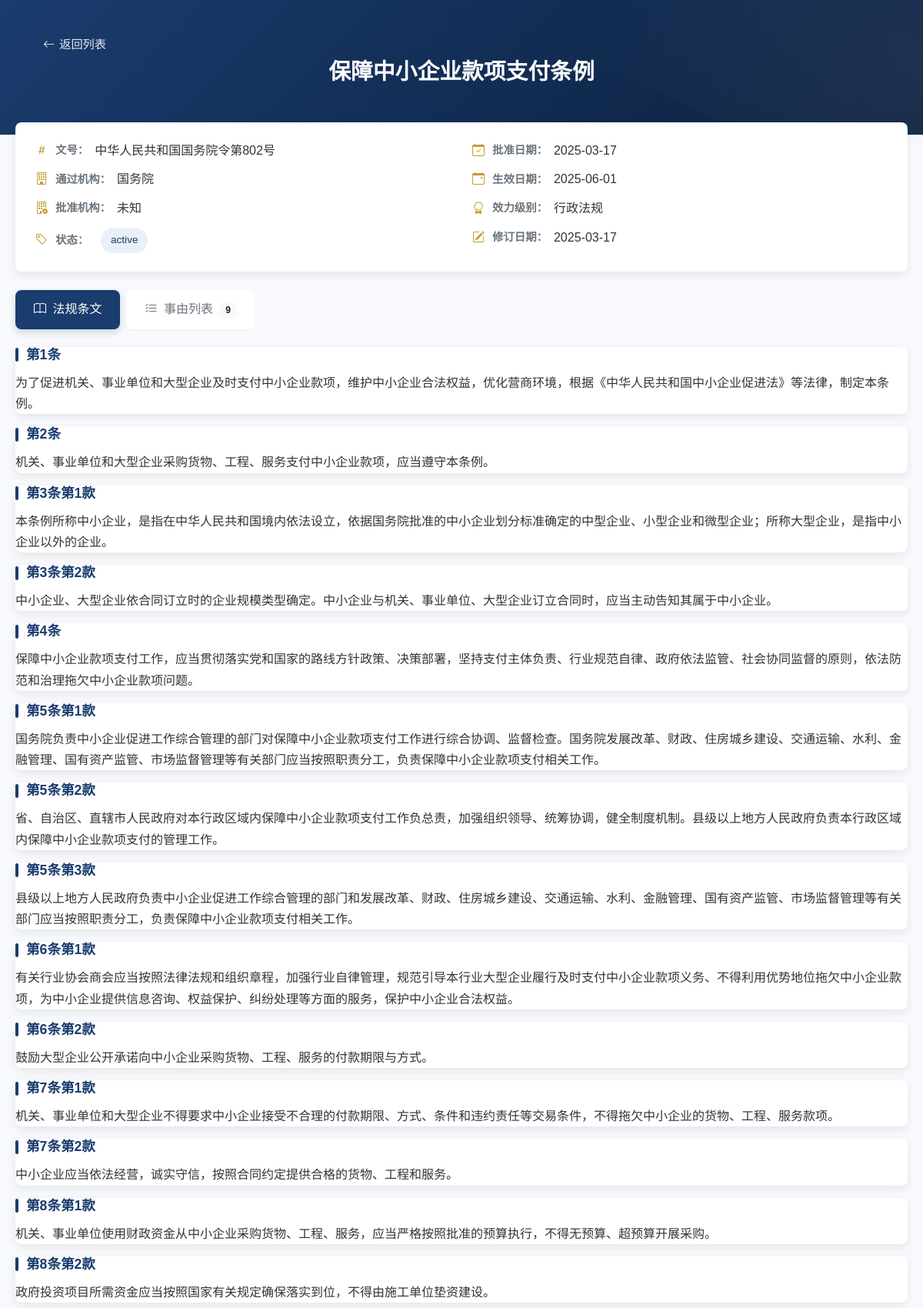
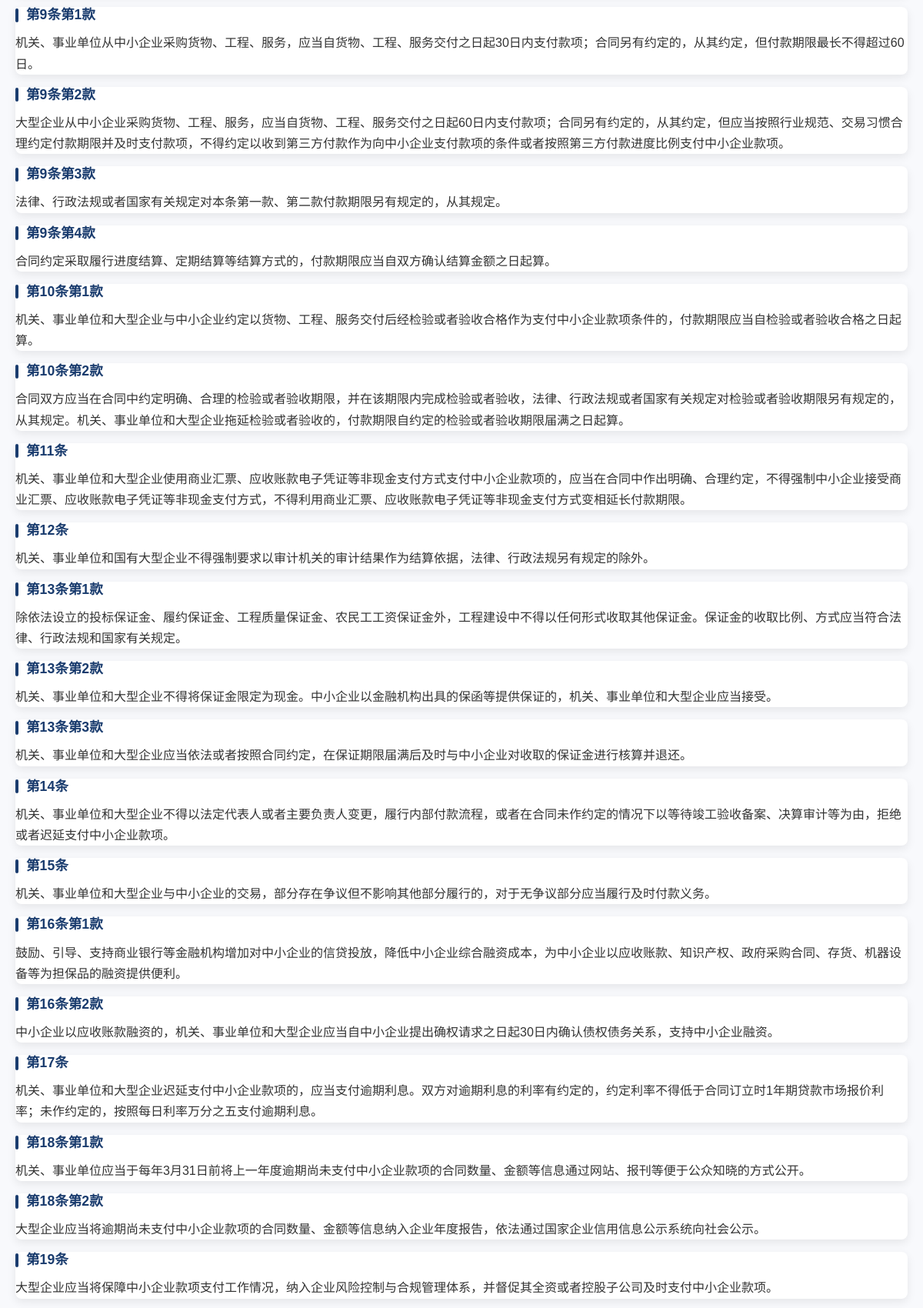
Screenshot of /regulations/16 (upper part) with the database file from the repository (2 pictures, top to bottom).
### models.py (models this page shows)
class LegalRegulation(db.Model):
    id = db.Column(db.Integer, primary_key=True)
    name = db.Column(db.String(200), nullable=False, unique=True)  # 法规名称
    document_number = db.Column(db.String(100))  # 文号
    issued_by = db.Column(db.String(100))  # 通过机构
    approved_by = db.Column(db.String(100))  # 批准机构
    issued_date = db.Column(db.DateTime)  # 批准日期
    effective_date = db.Column(db.DateTime)  # 生效日期
    revision_date = db.Column(db.DateTime)  # 修订日期
    hierarchy_level = db.Column(db.String(50))  # 效力级别
    province = db.Column(db.String(50))  # 省
    city = db.Column(db.String(50))  # 市
    status = db.Column(db.String(20), default='active')  # 状态：active, archived
    structures = relationship('LegalStructure', back_populates='regulation', cascade='all, delete-orphan')
    causes = relationship('LegalCause', back_populates='regulation', cascade='all, delete-orphan')

class LegalStructure(db.Model):
    id = db.Column(db.Integer, primary_key=True)
    regulation_id = db.Column(db.Integer, db.ForeignKey('legal_regulation.id'), nullable=False)
    article = db.Column(db.Integer)  # 条
    paragraph = db.Column(db.Integer)  # 款
    item = db.Column(db.Integer)  # 项
    section = db.Column(db.Integer)  # 目
    content = db.Column(db.Text, nullable=False)
    original_text = db.Column(db.Text)  # 原始文本
    regulation = relationship('LegalRegulation', back_populates='structures')

### app.py (the view)
@app.route('/regulations/<int:regulation_id>')
def regulation_detail(regulation_id):
    regulation = LegalRegulation.query.get_or_404(regulation_id)
    structures = LegalStructure.query.filter_by(regulation_id=regulation_id).all()
    causes = LegalCause.query.filter_by(regulation_id=regulation_id).all()
    return render_template('regulations/detail.html',
                           regulation=regulation,
                           structures=structures,
                           causes=causes)

### app.py (called while the page is built)
@app.context_processor
def utility_processor():
    return {
        'get_punishment_count': get_punishment_count
    }

### templates/regulations/detail.html (shortened to what this page needs)
<!DOCTYPE html>
<html lang="zh">
<head>
    <link href="https://cdn.jsdelivr.net/npm/bootstrap@5.3.0/dist/css/bootstrap.min.css" rel="stylesheet">
    <link rel="stylesheet" href="https://cdn.jsdelivr.net/npm/bootstrap-icons@1.11.0/font/bootstrap-icons.css">
</head>
<body>
    <div class="header-wrapper">
        <div class="app-container">
            <div class="regulation-header">
                <a href="{% if request.args.get('source') == 'level' %}{{ url_for('regulations_by_level', level=request.args.get('level')) }}{% else %}{{ url_for('search_regulations') }}{% endif %}" class="back-button">
                    <i class="bi bi-arrow-left"></i> 返回列表
                </a>
                <h2 class="regulation-title text-center">{{ regulation.name }}</h2>
            </div>
        </div>
    </div>
    <div class="app-container">
        <div class="metadata-card">
            <div class="row metadata-row">
                <div class="col-md-6 metadata-col">
                    <div class="metadata-item">
                        <i class="bi bi-hash"></i>
                        <span class="info-label">文号：</span>
                        <span class="info-value">{{ regulation.document_number or '未知' }}</span>
                    </div>
                    <div class="metadata-item">
                        <i class="bi bi-building"></i>
                        <span class="info-label">通过机构：</span>
                        <span class="info-value">{{ regulation.issued_by or '未知' }}</span>
                    </div>
                    <div class="metadata-item">
                        <i class="bi bi-building-check"></i>
                        <span class="info-label">批准机构：</span>
                        <span class="info-value">{{ regulation.approved_by or '未知' }}</span>
                    </div>
                    <div class="metadata-item">
                        <i class="bi bi-tag"></i>
                        <span class="info-label">状态：</span>
                        <span class="info-value">
                            <span class="status-badge">{{ regulation.status }}</span>
                        </span>
                    </div>
                </div>
                <div class="col-md-6 metadata-col">
                    <div class="metadata-item">
                        <i class="bi bi-calendar-check"></i>
                        <span class="info-label">批准日期：</span>
                        <span class="info-value">{{ regulation.issued_date.strftime('%Y-%m-%d') if regulation.issued_date else '未知' }}</span>
                    </div>
                    <div class="metadata-item">
                        <i class="bi bi-calendar-event"></i>
                        <span class="info-label">生效日期：</span>
                        <span class="info-value">{{ regulation.effective_date.strftime('%Y-%m-%d') if regulation.effective_date else '未知' }}</span>
                    </div>
                    <div class="metadata-item">
                        <i class="bi bi-award"></i>
                        <span class="info-label">效力级别：</span>
                        <span class="info-value">{{ regulation.hierarchy_level or '未知' }}</span>
                    </div>
                    <div class="metadata-item">
                        <i class="bi bi-pencil-square"></i>
                        <span class="info-label">修订日期：</span>
                        <span class="info-value">{{ regulation.revision_date.strftime('%Y-%m-%d') if regulation.revision_date else '未知' }}</span>
                    </div>
                </div>
            </div>
        </div>
        <ul class="nav nav-tabs" id="regulationTabs">
            <li class="nav-item">
                <a class="nav-link active" id="articles-tab" data-bs-toggle="tab" href="#legal-articles">
                    <i class="bi bi-book me-1"></i> 法规条文
                </a>
            </li>
            <li class="nav-item">
                <a class="nav-link" id="causes-tab" data-bs-toggle="tab" href="#legal-causes">
                    <i class="bi bi-list-check me-1"></i> 事由列表
                    <span class="badge bg-light text-dark ms-1">{{ causes|length }}</span>
                </a>
            </li>
        </ul>
        <div class="tab-content">
            <div class="tab-pane fade show active" id="legal-articles">
                {% for structure in structures %}
                <div class="article-card">
                    <div class="card-body">
                        <h5 class="article-title">
                            {{ structure.original_text }}
                        </h5>
                        <p class="article-content">{{ structure.content }}</p>
                    </div>
                </div>
                {% endfor %}
            </div>
        </div>
    </div>
</body>
</html>

### templates/regulations/detail.html (style rules this page uses)
:root { --primary-color: #1a3c6e; --secondary-color: #f8f9fc; --accent-color: #c59c34; --dark-color: #2c3e50; --light-accent: #e9f0f7; --text-primary: #333333; --text-secondary: #6c757d; --border-radius: 8px; --card-shadow: 0 4px 12px rgba(0,0,0,0.08); --transition: all 0.3s ease; }
body { font-family: 'Microsoft YaHei', '微软雅黑', Arial, sans-serif; background-color: var(--secondary-color); color: var(--text-primary); line-height: 1.6; }
.app-container { max-width: 1200px; margin: 0 auto; padding: 0 20px; }
.back-button { display: inline-flex; align-items: center; color: rgba(255,255,255,0.9); text-decoration: none; font-weight: 500; font-size: 0.95rem; padding: 6px 12px; border-radius: var(--border-radius); transition: var(--transition); }
.back-button i { margin-right: 6px; }
.header-wrapper { background: linear-gradient(135deg, var(--primary-color) 0%, #0c203e 100%); position: relative; overflow: hidden; }
.header-wrapper::before { content: ''; position: absolute; top: -50%; right: -50%; width: 100%; height: 200%; background: radial-gradient(circle, rgba(255,255,255,0.07) 0%, rgba(255,255,255,0) 70%); transform: rotate(25deg); }
.regulation-header { color: white; padding: 2.5rem 1.5rem; border-radius: 0; position: relative; z-index: 1; }
.regulation-title { font-weight: 700; margin-bottom: 1.5rem; font-size: 1.8rem; }
.metadata-card { background: white; border-radius: var(--border-radius); box-shadow: var(--card-shadow); padding: 1.5rem; margin-top: -1rem; margin-bottom: 1.5rem; position: relative; z-index: 10; }
.metadata-item { display: flex; align-items: center; margin-bottom: 0.75rem; }
.metadata-item:last-child { margin-bottom: 0; }
.metadata-item i { color: var(--accent-color); margin-right: 8px; width: 20px; text-align: center; }
.status-badge { display: inline-block; padding: 0.35rem 0.8rem; font-size: 0.85rem; font-weight: 500; border-radius: 50px; background-color: var(--light-accent); color: var(--primary-color); margin-left: 8px; }
.nav-tabs { border: none; margin-bottom: 1.5rem; }
.nav-tabs .nav-item { margin-right: 0.5rem; }
.nav-tabs .nav-link { color: var(--text-secondary); border: none; padding: 0.8rem 1.5rem; font-weight: 500; border-radius: var(--border-radius); background-color: white; box-shadow: 0 1px 3px rgba(0,0,0,0.05); transition: var(--transition); }
.nav-tabs .nav-link.active { background-color: var(--primary-color); color: white; box-shadow: 0 4px 10px rgba(26, 60, 110, 0.2); }
.tab-content { background: transparent; border-radius: var(--border-radius); }
.article-card { background-color: white; border-radius: var(--border-radius); box-shadow: var(--card-shadow); margin-bottom: 1rem; transition: var(--transition); border: none; }
.article-title { font-weight: 600; color: var(--primary-color); margin-bottom: 0.75rem; font-size: 1.1rem; display: flex; align-items: center; }
.article-title::before { content: ''; display: inline-block; width: 4px; height: 18px; background-color: var(--primary-color); margin-right: 10px; border-radius: 4px; }
.article-content { color: var(--text-primary); line-height: 1.7; }
.info-label { font-weight: 600; color: var(--text-secondary); margin-right: 0.5rem; font-size: 0.9rem; }
.info-value { color: var(--text-primary); }

### rows the page displays
LegalRegulation: name "保障中小企业款项支付条例", document_number "中华人民共和国国务院令第802号", issued_by "国务院", approved_by "未知", status "active", issued_date "2025-03-17", effective_date "2025-06-01", hierarchy_level "行政法规", revision_date "2025-03-17"
LegalStructure: original_text "第1条", content "为了促进机关、事业单位和大型企业及时支付中小企业款项，维护中小企业合法权益，优化营商环境，根据《中华人民共和国中小企业促进法》等法律，制定本条例。"
LegalStructure: original_text "第2条", content "机关、事业单位和大型企业采购货物、工程、服务支付中小企业款项，应当遵守本条例。"
LegalStructure: original_text "第3条第1款", content "本条例所称中小企业，是指在中华人民共和国境内依法设立，依据国务院批准的中小企业划分标准确定的中型企业、小型企业和微型企业；所称大型企业，是指中小企业以外的企业。"
LegalStructure: original_text "第3条第2款", content "中小企业、大型企业依合同订立时的企业规模类型确定。中小企业与机关、事业单位、大型企业订立合同时，应当主动告知其属于中小企业。"
LegalStructure: original_text "第4条", content "保障中小企业款项支付工作，应当贯彻落实党和国家的路线方针政策、决策部署，坚持支付主体负责、行业规范自律、政府依法监管、社会协同监督的原则，依法防范和治理拖欠中小企业款项问题。"
LegalStructure: original_text "第5条第1款", content "国务院负责中小企业促进工作综合管理的部门对保障中小企业款项支付工作进行综合协调、监督检查。国务院发展改革、财政、住房城乡建设、交通运输、水利、金融管理、国有资产监管、市场监督管理等有关部门应当按照职责分工，负责保障中小企业款项支付相关工作。"
LegalStructure: original_text "第5条第2款", content "省、自治区、直辖市人民政府对本行政区域内保障中小企业款项支付工作负总责，加强组织领导、统筹协调，健全制度机制。县级以上地方人民政府负责本行政区域内保障中小企业款项支付的管理工作。"
LegalStructure: original_text "第5条第3款", content "县级以上地方人民政府负责中小企业促进工作综合管理的部门和发展改革、财政、住房城乡建设、交通运输、水利、金融管理、国有资产监管、市场监督管理等有关部门应当按照职责分工，负责保障中小企业款项支付相关工作。"
LegalStructure: original_text "第6条第1款", content "有关行业协会商会应当按照法律法规和组织章程，加强行业自律管理，规范引导本行业大型企业履行及时支付中小企业款项义务、不得利用优势地位拖欠中小企业款项，为中小企业提供信息咨询、权益保护、纠纷处理等方面的服务，保护中小企业合法权益。"
LegalStructure: original_text "第6条第2款", content "鼓励大型企业公开承诺向中小企业采购货物、工程、服务的付款期限与方式。"
LegalStructure: original_text "第7条第1款", content "机关、事业单位和大型企业不得要求中小企业接受不合理的付款期限、方式、条件和违约责任等交易条件，不得拖欠中小企业的货物、工程、服务款项。"
LegalStructure: original_text "第7条第2款", content "中小企业应当依法经营，诚实守信，按照合同约定提供合格的货物、工程和服务。"
LegalStructure: original_text "第8条第1款", content "机关、事业单位使用财政资金从中小企业采购货物、工程、服务，应当严格按照批准的预算执行，不得无预算、超预算开展采购。"
LegalStructure: original_text "第8条第2款", content "政府投资项目所需资金应当按照国家有关规定确保落实到位，不得由施工单位垫资建设。"
LegalStructure: original_text "第9条第1款", content "机关、事业单位从中小企业采购货物、工程、服务，应当自货物、工程、服务交付之日起30日内支付款项；合同另有约定的，从其约定，但付款期限最长不得超过60日。"
LegalStructure: original_text "第9条第2款", content "大型企业从中小企业采购货物、工程、服务，应当自货物、工程、服务交付之日起60日内支付款项；合同另有约定的，从其约定，但应当按照行业规范、交易习惯合理约定付款期限并及时支付款项，不得约定以收到第三方付款作为向中小企业支付款项的条件或者按照第三方付款进度比例支付中小企业款项。"
LegalStructure: original_text "第9条第3款", content "法律、行政法规或者国家有关规定对本条第一款、第二款付款期限另有规定的，从其规定。"
LegalStructure: original_text "第9条第4款", content "合同约定采取履行进度结算、定期结算等结算方式的，付款期限应当自双方确认结算金额之日起算。"
LegalStructure: original_text "第10条第1款", content "机关、事业单位和大型企业与中小企业约定以货物、工程、服务交付后经检验或者验收合格作为支付中小企业款项条件的，付款期限应当自检验或者验收合格之日起算。"
LegalStructure: original_text "第10条第2款", content "合同双方应当在合同中约定明确、合理的检验或者验收期限，并在该期限内完成检验或者验收，法律、行政法规或者国家有关规定对检验或者验收期限另有规定的，从其规定。机关、事业单位和大型企业拖延检验或者验收的，付款期限自约定的检验或者验收期限届满之日起算。"
LegalStructure: original_text "第11条", content "机关、事业单位和大型企业使用商业汇票、应收账款电子凭证等非现金支付方式支付中小企业款项的，应当在合同中作出明确、合理约定，不得强制中小企业接受商业汇票、应收账款电子凭证等非现金支付方式，不得利用商业汇票、应收账款电子凭证等非现金支付方式变相延长付款期限。"
LegalStructure: original_text "第12条", content "机关、事业单位和国有大型企业不得强制要求以审计机关的审计结果作为结算依据，法律、行政法规另有规定的除外。"
LegalStructure: original_text "第13条第1款", content "除依法设立的投标保证金、履约保证金、工程质量保证金、农民工工资保证金外，工程建设中不得以任何形式收取其他保证金。保证金的收取比例、方式应当符合法律、行政法规和国家有关规定。"
LegalStructure: original_text "第13条第2款", content "机关、事业单位和大型企业不得将保证金限定为现金。中小企业以金融机构出具的保函等提供保证的，机关、事业单位和大型企业应当接受。"
LegalStructure: original_text "第13条第3款", content "机关、事业单位和大型企业应当依法或者按照合同约定，在保证期限届满后及时与中小企业对收取的保证金进行核算并退还。"
LegalStructure: original_text "第14条", content "机关、事业单位和大型企业不得以法定代表人或者主要负责人变更，履行内部付款流程，或者在合同未作约定的情况下以等待竣工验收备案、决算审计等为由，拒绝或者迟延支付中小企业款项。"
LegalStructure: original_text "第15条", content "机关、事业单位和大型企业与中小企业的交易，部分存在争议但不影响其他部分履行的，对于无争议部分应当履行及时付款义务。"
LegalStructure: original_text "第16条第1款", content "鼓励、引导、支持商业银行等金融机构增加对中小企业的信贷投放，降低中小企业综合融资成本，为中小企业以应收账款、知识产权、政府采购合同、存货、机器设备等为担保品的融资提供便利。"
LegalStructure: original_text "第16条第2款", content "中小企业以应收账款融资的，机关、事业单位和大型企业应当自中小企业提出确权请求之日起30日内确认债权债务关系，支持中小企业融资。"
LegalStructure: original_text "第17条", content "机关、事业单位和大型企业迟延支付中小企业款项的，应当支付逾期利息。双方对逾期利息的利率有约定的，约定利率不得低于合同订立时1年期贷款市场报价利率；未作约定的，按照每日利率万分之五支付逾期利息。"
LegalStructure: original_text "第18条第1款", content "机关、事业单位应当于每年3月31日前将上一年度逾期尚未支付中小企业款项的合同数量、金额等信息通过网站、报刊等便于公众知晓的方式公开。"
LegalStructure: original_text "第18条第2款", content "大型企业应当将逾期尚未支付中小企业款项的合同数量、金额等信息纳入企业年度报告，依法通过国家企业信用信息公示系统向社会公示。"
LegalStructure: original_text "第19条", content "大型企业应当将保障中小企业款项支付工作情况，纳入企业风险控制与合规管理体系，并督促其全资或者控股子公司及时支付中小企业款项。"

### other values shown
{{ causes|length }} "9"
